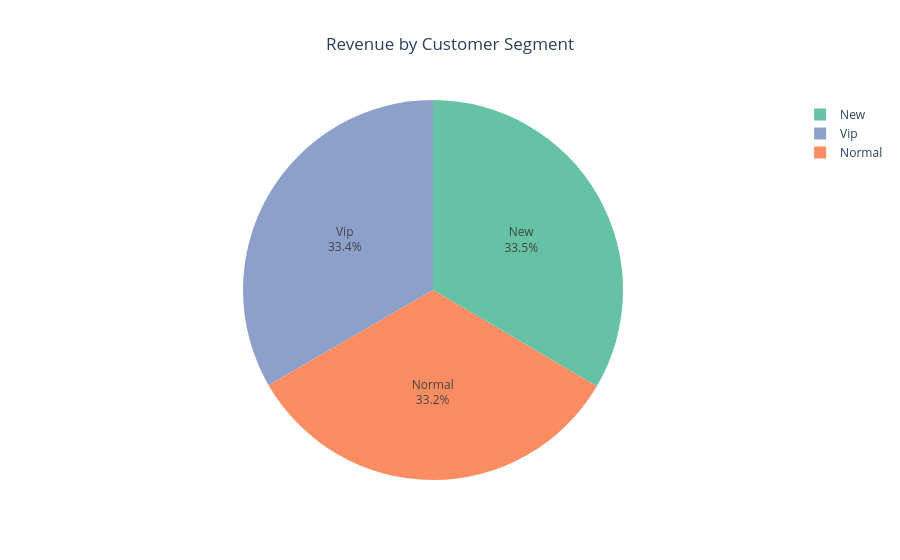

Notebook code for this chart:
### Code cell
import plotly.express as px

# 1. Aggregate total revenue by customer segment
segment_sales = (
    df.groupby('segment')['final_price']
      .sum()
      .reset_index()
)

# 2. Convert revenue to Billions (B) for cleaner pie chart values
segment_sales['final_price_b'] = (segment_sales['final_price'] / 1e9).round(2)

# 3. Generate a pie chart to visualize revenue distribution across segments
fig = px.pie(
    segment_sales,
    names='segment',
    values='final_price_b',
    title='Revenue by Customer Segment',
    color='segment',
    color_discrete_sequence=px.colors.qualitative.Set2
)

# 4. Enhance aesthetics (show labels and percentages, format hover text, and center title)
fig.update_traces(
    textinfo='label+percent',
    hovertemplate='%{label}<br>%{value} B'
)
fig.update_layout(
    title_x=0.5
)
fig.show()

### Figure 1 — Plotly figure (JSON) as saved in the notebook; plotly's stock layout.template omitted (floating-point values rounded to 4 significant figures)
{"data": [{"customdata": [["New"], ["Normal"], ["Vip"]], "domain": {"x": [0, 1], "y": [0, 1]}, "hovertemplate": "%{label}<br>%{value} B", "labels": ["New", "Normal", "Vip"], "legendgroup": "", "marker": {"colors": ["rgb(102,194,165)", "rgb(252,141,98)", "rgb(141,160,203)"]}, "name": "", "showlegend": true, "textinfo": "label+percent", "type": "pie", "values": [1760.0, 1747.0, 1755.0]}], "layout": {"legend": {"tracegroupgap": 0}, "piecolorway": ["rgb(102,194,165)", "rgb(252,141,98)", "rgb(141,160,203)", "rgb(231,138,195)", "rgb(166,216,84)", "rgb(255,217,47)", "rgb(229,196,148)", "rgb(179,179,179)"], "title": {"text": "Revenue by Customer Segment", "x": 0.5}}}
